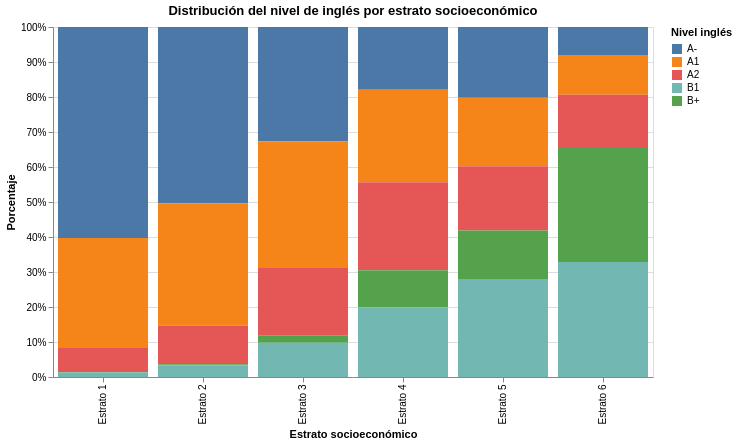

Write notebook code for a chart like this one.
### Code cell
estrato_ingles = (
    df_p3
    .dropna(subset=['fami_estratovivienda'])
    .groupby(['fami_estratovivienda', TARGET_P3])
    .size()
    .reset_index(name='conteo')
)

estrato_ingles['porcentaje'] = (
    estrato_ingles
    .groupby('fami_estratovivienda')['conteo']
    .transform(lambda x: x / x.sum())
)

chart_estrato_ingles = alt.Chart(estrato_ingles).mark_bar().encode(
    x=alt.X('fami_estratovivienda:O', title='Estrato socioeconómico'),
    y=alt.Y('porcentaje:Q', title='Porcentaje', axis=alt.Axis(format='%')),
    color=alt.Color(f'{TARGET_P3}:N', title='Nivel inglés', sort=niveles_ingles),
    tooltip=[
        alt.Tooltip('fami_estratovivienda:N', title='Estrato'),
        alt.Tooltip(f'{TARGET_P3}:N', title='Nivel inglés'),
        alt.Tooltip('porcentaje:Q', title='Porcentaje', format='.1%'),
        alt.Tooltip('conteo:Q', title='Estudiantes')
    ]
).properties(
    width=600,
    height=350,
    title='Distribución del nivel de inglés por estrato socioeconómico'
)

chart_estrato_ingles

### Figure 1 — Vega specification as saved in the notebook (floating-point values rounded to 4 significant figures)
{"$schema": "https://vega.github.io/schema/vega/v6.json", "data": [{"name": "source_0"}, {"name": "data_0", "values": [{"conteo": 8669, "desemp_ingles": "A-", "fami_estratovivienda": "Estrato 1", "porcentaje": 0.6028, "porcentaje_end": 1.0, "porcentaje_start": 0.3972}, {"conteo": 4519, "desemp_ingles": "A1", "fami_estratovivienda": "Estrato 1", "porcentaje": 0.3142, "porcentaje_end": 0.3972, "porcentaje_start": 0.08302}, {"conteo": 986, "desemp_ingles": "A2", "fami_estratovivienda": "Estrato 1", "porcentaje": 0.06856, "porcentaje_end": 0.08302, "porcentaje_start": 0.01446}, {"conteo": 21, "desemp_ingles": "B+", "fami_estratovivienda": "Estrato 1", "porcentaje": 0.00146, "porcentaje_end": 0.01446, "porcentaje_start": 0.013}, {"conteo": 187, "desemp_ingles": "B1", "fami_estratovivienda": "Estrato 1", "porcentaje": 0.013, "porcentaje_end": 0.013, "porcentaje_start": 0.0}, {"conteo": 9503, "desemp_ingles": "A-", "fami_estratovivienda": "Estrato 2", "porcentaje": 0.5037, "porcentaje_end": 1.0, "porcentaje_start": 0.4963}, {"conteo": 6605, "desemp_ingles": "A1", "fami_estratovivienda": "Estrato 2", "porcentaje": 0.3501, "porcentaje_end": 0.4963, "porcentaje_start": 0.1462}, {"conteo": 2064, "desemp_ingles": "A2", "fami_estratovivienda": "Estrato 2", "porcentaje": 0.1094, "porcentaje_end": 0.1462, "porcentaje_start": 0.03679}, {"conteo": 70, "desemp_ingles": "B+", "fami_estratovivienda": "Estrato 2", "porcentaje": 0.00371, "porcentaje_end": 0.03679, "porcentaje_start": 0.03308}, {"conteo": 624, "desemp_ingles": "B1", "fami_estratovivienda": "Estrato 2", "porcentaje": 0.03308, "porcentaje_end": 0.03308, "porcentaje_start": 0.0}, {"conteo": 3606, "desemp_ingles": "A-", "fami_estratovivienda": "Estrato 3", "porcentaje": 0.3262, "porcentaje_end": 1.0, "porcentaje_start": 0.6738}, {"conteo": 3980, "desemp_ingles": "A1", "fami_estratovivienda": "Estrato 3", "porcentaje": 0.3601, "porcentaje_end": 0.6738, "porcentaje_start": 0.3137}, {"conteo": 2166, "desemp_ingles": "A2", "fami_estratovivienda": "Estrato 3", "porcentaje": 0.196, "porcentaje_end": 0.3137, "porcentaje_start": 0.1177}, {"conteo": 221, "desemp_ingles": "B+", "fami_estratovivienda": "Estrato 3", "porcentaje": 0.01999, "porcentaje_end": 0.1177, "porcentaje_start": 0.09771}, {"conteo": 1080, "desemp_ingles": "B1", "fami_estratovivienda": "Estrato 3", "porcentaje": 0.09771, "porcentaje_end": 0.09771, "porcentaje_start": 0.0}, {"conteo": 402, "desemp_ingles": "A-", "fami_estratovivienda": "Estrato 4", "porcentaje": 0.179, "porcentaje_end": 1.0, "porcentaje_start": 0.821}, {"conteo": 594, "desemp_ingles": "A1", "fami_estratovivienda": "Estrato 4", "porcentaje": 0.2645, "porcentaje_end": 0.821, "porcentaje_start": 0.5565}, {"conteo": 565, "desemp_ingles": "A2", "fami_estratovivienda": "Estrato 4", "porcentaje": 0.2516, "porcentaje_end": 0.5565, "porcentaje_start": 0.305}, {"conteo": 237, "desemp_ingles": "B+", "fami_estratovivienda": "Estrato 4", "porcentaje": 0.1055, "porcentaje_end": 0.305, "porcentaje_start": 0.1995}, {"conteo": 448, "desemp_ingles": "B1", "fami_estratovivienda": "Estrato 4", "porcentaje": 0.1995, "porcentaje_end": 0.1995, "porcentaje_start": 0.0}, {"conteo": 128, "desemp_ingles": "A-", "fami_estratovivienda": "Estrato 5", "porcentaje": 0.2022, "porcentaje_end": 1.0, "porcentaje_start": 0.7978}, {"conteo": 124, "desemp_ingles": "A1", "fami_estratovivienda": "Estrato 5", "porcentaje": 0.1959, "porcentaje_end": 0.7978, "porcentaje_start": 0.6019}, {"conteo": 116, "desemp_ingles": "A2", "fami_estratovivienda": "Estrato 5", "porcentaje": 0.1833, "porcentaje_end": 0.6019, "porcentaje_start": 0.4186}, {"conteo": 89, "desemp_ingles": "B+", "fami_estratovivienda": "Estrato 5", "porcentaje": 0.1406, "porcentaje_end": 0.4186, "porcentaje_start": 0.278}, {"conteo": 176, "desemp_ingles": "B1", "fami_estratovivienda": "Estrato 5", "porcentaje": 0.278, "porcentaje_end": 0.278, "porcentaje_start": 0.0}, {"conteo": 70, "desemp_ingles": "A-", "fami_estratovivienda": "Estrato 6", "porcentaje": 0.07982, "porcentaje_end": 1.0, "porcentaje_start": 0.9202}, {"conteo": 100, "desemp_ingles": "A1", "fami_estratovivienda": "Estrato 6", "porcentaje": 0.114, "porcentaje_end": 0.9202, "porcentaje_start": 0.8062}, {"conteo": 133, "desemp_ingles": "A2", "fami_estratovivienda": "Estrato 6", "porcentaje": 0.1517, "porcentaje_end": 0.8062, "porcentaje_start": 0.6545}, {"conteo": 286, "desemp_ingles": "B+", "fami_estratovivienda": "Estrato 6", "porcentaje": 0.3261, "porcentaje_end": 0.6545, "porcentaje_start": 0.3284}, {"conteo": 288, "desemp_ingles": "B1", "fami_estratovivienda": "Estrato 6", "porcentaje": 0.3284, "porcentaje_end": 0.3284, "porcentaje_start": 0.0}]}, {"name": "data_0_x_domain_fami_estratovivienda", "values": [{"fami_estratovivienda": "Estrato 1"}, {"fami_estratovivienda": "Estrato 2"}, {"fami_estratovivienda": "Estrato 3"}, {"fami_estratovivienda": "Estrato 4"}, {"fami_estratovivienda": "Estrato 5"}, {"fami_estratovivienda": "Estrato 6"}]}, {"name": "source_0_color_domain_desemp_ingles", "values": [{"desemp_ingles": "A-", "sort_field": 0.0}, {"desemp_ingles": "A1", "sort_field": 1.0}, {"desemp_ingles": "A2", "sort_field": 2.0}, {"desemp_ingles": "B+", "sort_field": 4.0}, {"desemp_ingles": "B1", "sort_field": 3.0}]}], "marks": [{"type": "rect", "name": "marks", "from": {"data": "data_0"}, "encode": {"update": {"tooltip": {"signal": "{\"Estrato\": isValid(datum[\"fami_estratovivienda\"]) ? isArray(datum[\"fami_estratovivienda\"]) ? join(datum[\"fami_estratovivienda\"], '\\n') : datum[\"fami_estratovivienda\"] : \"\"+datum[\"fami_estratovivienda\"], \"Nivel inglés\": isValid(datum[\"desemp_ingles\"]) ? isArray(datum[\"desemp_ingles\"]) ? join(datum[\"desemp_ingles\"], '\\n') : datum[\"desemp_ingles\"] : \"\"+datum[\"desemp_ingles\"], \"Porcentaje\": format(datum[\"porcentaje\"], \".1%\"), \"Estudiantes\": format(datum[\"conteo\"], \"\")}"}, "width": {"signal": "max(0.25, bandwidth('x'))"}, "fill": {"field": "desemp_ingles", "scale": "color"}, "x": {"field": "fami_estratovivienda", "scale": "x"}, "y": {"field": "porcentaje_end", "scale": "y"}, "y2": {"field": "porcentaje_start", "scale": "y"}}}, "style": ["bar"]}], "scales": [{"name": "x", "type": "band", "domain": {"data": "data_0_x_domain_fami_estratovivienda", "field": "fami_estratovivienda", "sort": true}, "range": [0, {"signal": "width"}], "paddingInner": 0.1, "paddingOuter": 0.05}, {"name": "y", "type": "linear", "domain": {"data": "data_0", "fields": ["porcentaje_start", "porcentaje_end"]}, "range": [{"signal": "height"}, 0], "zero": true, "nice": true}, {"name": "color", "type": "ordinal", "domain": {"data": "source_0_color_domain_desemp_ingles", "field": "desemp_ingles", "sort": {"op": "max", "field": "sort_field"}}, "range": "category"}], "axes": [{"scale": "y", "labels": false, "maxExtent": 0, "ticks": false, "minExtent": 0, "orient": "left", "gridScale": "x", "grid": true, "tickCount": {"signal": "ceil(height/40)"}, "domain": false, "zindex": 0, "aria": false}, {"scale": "x", "orient": "bottom", "labelAlign": "right", "title": "Estrato socioeconómico", "labelBaseline": "middle", "zindex": 0, "grid": false, "labelAngle": 270}, {"scale": "y", "zindex": 0, "title": "Porcentaje", "format": "%", "labelOverlap": true, "orient": "left", "grid": false, "tickCount": {"signal": "ceil(height/40)"}}], "title": {"text": "Distribución del nivel de inglés por estrato socioeconómico", "frame": "group"}, "style": "cell", "width": 600, "legends": [{"title": "Nivel inglés", "fill": "color", "symbolType": "square"}], "background": "white", "padding": 5, "height": 350}
